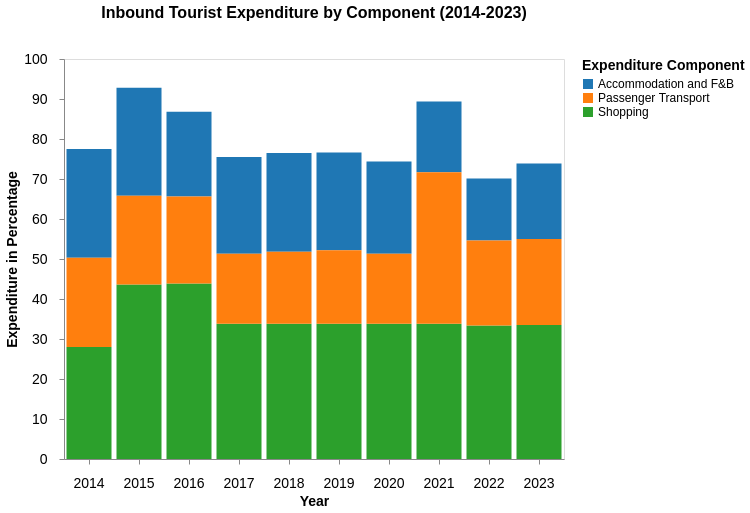

Source (Vega-Lite JSON):
### Vega-Lite specification from a JSON file in a GitHub repository (floating-point values rounded to 4 significant figures)
{"$schema": "https://vega.github.io/schema/vega-lite/v5.json", "title": {"text": "Inbound Tourist Expenditure by Component (2014-2023)", "fontSize": 16, "anchor": "middle", "fontWeight": "bold", "subtitle": " ", "subtitlePadding": 16}, "width": 500, "height": 400, "data": {"values": [{"Year": "2014", "Component": "Shopping", "Expenditure": 28}, {"Year": "2014", "Component": "Accommodation and F&B", "Expenditure": 27.2}, {"Year": "2014", "Component": "Passenger Transport", "Expenditure": 22.3}, {"Year": "2015", "Component": "Shopping", "Expenditure": 43.6}, {"Year": "2015", "Component": "Accommodation and F&B", "Expenditure": 27}, {"Year": "2015", "Component": "Passenger Transport", "Expenditure": 22.2}, {"Year": "2016", "Component": "Shopping", "Expenditure": 43.9}, {"Year": "2016", "Component": "Accommodation and F&B", "Expenditure": 21.2}, {"Year": "2016", "Component": "Passenger Transport", "Expenditure": 21.7}, {"Year": "2017", "Component": "Shopping", "Expenditure": 33.8}, {"Year": "2017", "Component": "Accommodation and F&B", "Expenditure": 24.2}, {"Year": "2017", "Component": "Passenger Transport", "Expenditure": 17.5}, {"Year": "2018", "Component": "Shopping", "Expenditure": 33.8}, {"Year": "2018", "Component": "Accommodation and F&B", "Expenditure": 24.7}, {"Year": "2018", "Component": "Passenger Transport", "Expenditure": 18}, {"Year": "2019", "Component": "Shopping", "Expenditure": 33.8}, {"Year": "2019", "Component": "Accommodation and F&B", "Expenditure": 24.4}, {"Year": "2019", "Component": "Passenger Transport", "Expenditure": 18.4}, {"Year": "2020", "Component": "Shopping", "Expenditure": 33.8}, {"Year": "2020", "Component": "Accommodation and F&B", "Expenditure": 23.1}, {"Year": "2020", "Component": "Passenger Transport", "Expenditure": 17.5}, {"Year": "2021", "Component": "Shopping", "Expenditure": 33.8}, {"Year": "2021", "Component": "Accommodation and F&B", "Expenditure": 17.7}, {"Year": "2021", "Component": "Passenger Transport", "Expenditure": 37.9}, {"Year": "2022", "Component": "Shopping", "Expenditure": 33.4}, {"Year": "2022", "Component": "Accommodation and F&B", "Expenditure": 15.5}, {"Year": "2022", "Component": "Passenger Transport", "Expenditure": 21.2}, {"Year": "2023", "Component": "Shopping", "Expenditure": 33.5}, {"Year": "2023", "Component": "Accommodation and F&B", "Expenditure": 18.9}, {"Year": "2023", "Component": "Passenger Transport", "Expenditure": 21.5}]}, "params": [{"name": "yearSelect", "value": "All", "bind": {"input": "select", "options": ["All", "2014", "2015", "2016", "2017", "2018", "2019", "2020", "2021", "2022", "2023"], "name": "Select Year"}}], "mark": "bar", "encoding": {"x": {"field": "Year", "type": "ordinal", "title": "Year", "axis": {"labelAngle": 0, "labelFontSize": 14, "titleFontSize": 14, "labelPadding": 12, "grid": false}}, "y": {"field": "Expenditure", "type": "quantitative", "title": "Expenditure in Percentage", "axis": {"labelPadding": 12, "labelFontSize": 14, "titleFontSize": 14, "grid": false}, "scale": {"domain": [0, 100]}}, "color": {"field": "Component", "type": "nominal", "title": "Expenditure Component", "scale": {"scheme": "category10"}, "legend": {"title": "Expenditure Component", "orient": "right", "labelFontSize": 12, "titleFontSize": 14, "labelPadding": 12}}, "opacity": {"condition": [{"test": "yearSelect == 'All'", "value": 1}, {"test": "datum.Year == yearSelect", "value": 1}], "value": 0.3}, "tooltip": [{"field": "Year", "title": "Year"}, {"field": "Component", "title": "Expenditure Component"}, {"field": "Expenditure", "title": "Expenditure in Percentage", "format": ".2f"}]}}
